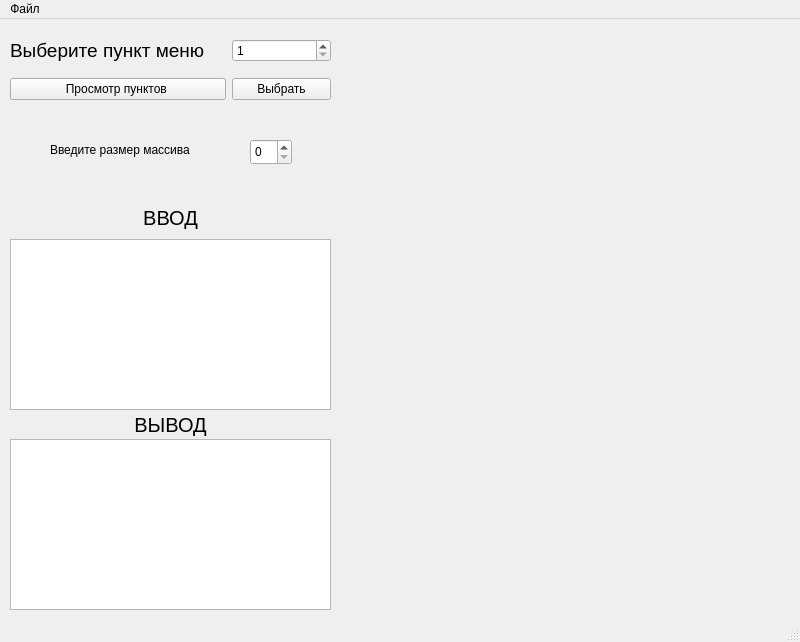
<?xml version="1.0" encoding="UTF-8"?>
<ui version="4.0">
 <class>MainWindow</class>
 <widget class="QMainWindow" name="MainWindow">
  <property name="geometry">
   <rect>
    <x>0</x>
    <y>0</y>
    <width>800</width>
    <height>642</height>
   </rect>
  </property>
  <property name="windowTitle">
   <string>MainWindow</string>
  </property>
  <widget class="QWidget" name="centralwidget">
   <widget class="QWidget" name="gridLayoutWidget">
    <property name="geometry">
     <rect>
      <x>10</x>
      <y>10</y>
      <width>321</width>
      <height>81</height>
     </rect>
    </property>
    <layout class="QGridLayout" name="gridLayout">
     <item row="0" column="0">
      <widget class="QLabel" name="label">
       <property name="font">
        <font>
         <pointsize>14</pointsize>
        </font>
       </property>
       <property name="text">
        <string>Выберите пункт меню    </string>
       </property>
      </widget>
     </item>
     <item row="0" column="1">
      <widget class="QSpinBox" name="spinBox">
       <property name="minimum">
        <number>1</number>
       </property>
       <property name="maximum">
        <number>10</number>
       </property>
      </widget>
     </item>
     <item row="1" column="0">
      <widget class="QPushButton" name="checkPunctsButton">
       <property name="text">
        <string>Просмотр пунктов </string>
       </property>
      </widget>
     </item>
     <item row="1" column="1">
      <widget class="QPushButton" name="chooseButtojn">
       <property name="text">
        <string>Выбрать</string>
       </property>
      </widget>
     </item>
    </layout>
   </widget>
   <widget class="QTextEdit" name="textEdit">
    <property name="geometry">
     <rect>
      <x>10</x>
      <y>220</y>
      <width>321</width>
      <height>171</height>
     </rect>
    </property>
   </widget>
   <widget class="QTextBrowser" name="textBrowser">
    <property name="geometry">
     <rect>
      <x>10</x>
      <y>420</y>
      <width>321</width>
      <height>171</height>
     </rect>
    </property>
   </widget>
   <widget class="QLabel" name="inLabel">
    <property name="geometry">
     <rect>
      <x>10</x>
      <y>160</y>
      <width>321</width>
      <height>51</height>
     </rect>
    </property>
    <property name="font">
     <font>
      <pointsize>15</pointsize>
     </font>
    </property>
    <property name="text">
     <string>ВВОД</string>
    </property>
    <property name="alignment">
     <set>Qt::AlignBottom|Qt::AlignHCenter</set>
    </property>
   </widget>
   <widget class="QLabel" name="outLabel">
    <property name="geometry">
     <rect>
      <x>10</x>
      <y>390</y>
      <width>321</width>
      <height>31</height>
     </rect>
    </property>
    <property name="font">
     <font>
      <pointsize>15</pointsize>
     </font>
    </property>
    <property name="text">
     <string>ВЫВОД</string>
    </property>
    <property name="alignment">
     <set>Qt::AlignCenter</set>
    </property>
   </widget>
   <widget class="QLabel" name="enterSizeLabel">
    <property name="geometry">
     <rect>
      <x>50</x>
      <y>110</y>
      <width>181</width>
      <height>41</height>
     </rect>
    </property>
    <property name="text">
     <string>Введите размер массива</string>
    </property>
   </widget>
   <widget class="QSpinBox" name="arraySizeSpinBox">
    <property name="geometry">
     <rect>
      <x>250</x>
      <y>120</y>
      <width>42</width>
      <height>26</height>
     </rect>
    </property>
    <property name="maximum">
     <number>15</number>
    </property>
   </widget>
  </widget>
  <widget class="QMenuBar" name="menubar">
   <property name="geometry">
    <rect>
     <x>0</x>
     <y>0</y>
     <width>800</width>
     <height>22</height>
    </rect>
   </property>
   <widget class="QMenu" name="menu">
    <property name="title">
     <string>Файл</string>
    </property>
    <addaction name="action_3"/>
   </widget>
   <addaction name="menu"/>
  </widget>
  <widget class="QStatusBar" name="statusbar"/>
  <action name="action_3">
   <property name="text">
    <string>Выход</string>
   </property>
  </action>
 </widget>
 <resources/>
 <connections/>
</ui>
